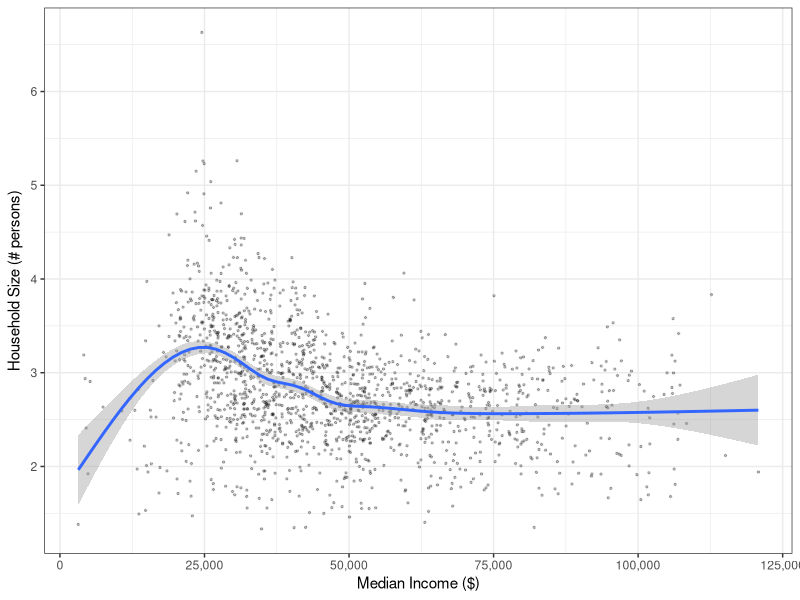
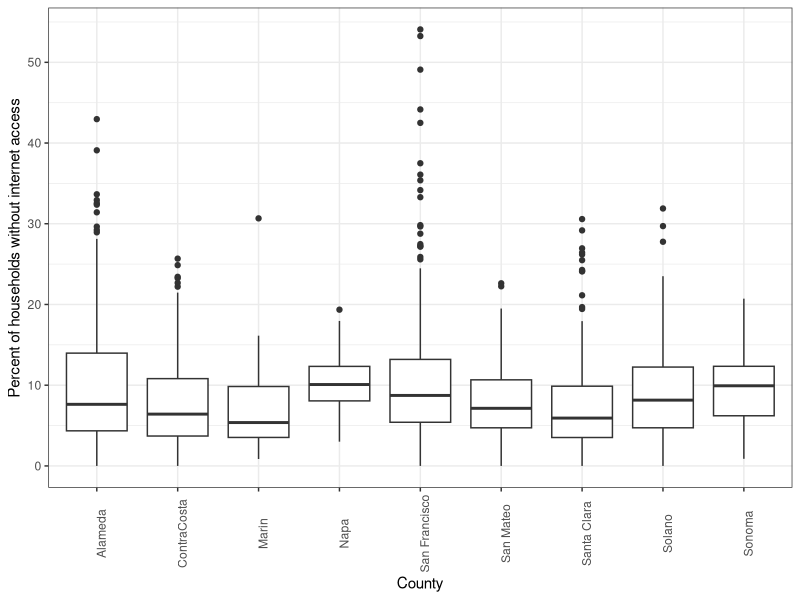

The R source for these figures, in order:
## ---- chunk 1
knitr::opts_chunk$set(echo = TRUE)
library(tidyverse)
library(ggplot2)
tract_data <- read_csv("bayareaCA2018.csv") %>%
  filter(avg_hh_sizeE > 0)
## ---- chunk 2
correlation1 <- cor.test(tract_data$pct_no_internet, tract_data$med_incomeE)
correlation1
correlation2 <- cor.test(tract_data$pct_no_internet, tract_data$avg_hh_sizeE)
correlation2
correlation3 <- cor.test(tract_data$med_incomeE, tract_data$avg_hh_sizeE)
correlation3
## ---- chunk 3
ggplot(tract_data, aes(x = med_incomeE, y = avg_hh_sizeE)) + 
    geom_point(size = 0.5, alpha = 0.25, position = "jitter") +
    geom_smooth() +
    theme_bw() +
    scale_x_continuous(name = "Median Income ($)",
                       labels = scales :: comma) +
    scale_y_continuous(name = "Household Size (# persons)",
                      breaks = seq(0, 10, by = 1), 
                      labels = paste("",
                                  prettyNum(seq(0, 10, by = 1),
                                            big.mark = ","))) 
## ---- chunk 4
chi_sq_county_race <- chisq.test(tract_data$county, tract_data$maj_re)
chi_sq_county_race
chi_sq_county_race$observed
chi_sq_county_race$expected
## ---- chunk 5
chi_sq_county_rent <- chisq.test(tract_data$county, tract_data$maj_units_rented)
chi_sq_county_rent
chi_sq_county_rent$observed
chi_sq_county_rent$expected
## ---- chunk 6
chi_sq_race_rent <- chisq.test(tract_data$maj_re, tract_data$maj_units_rented)
chi_sq_race_rent
chi_sq_race_rent$observed
chi_sq_race_rent$expected
## ---- chunk 7
difference1 = t.test(pct_no_internet ~ maj_units_rented == "TRUE", 
                    data = tract_data)
difference1
difference2 = t.test(med_incomeE ~ maj_units_rented == "TRUE", 
                    data = tract_data)
difference2
difference3 = t.test(avg_hh_sizeE ~ maj_units_rented == "TRUE", 
                    data = tract_data)
difference3
## ---- chunk 8
anova <- aov (pct_no_internet ~ county, data = tract_data)
summary(anova)
anova <- aov (med_incomeE ~ county, data = tract_data)
summary(anova)
anova <- aov (avg_hh_sizeE ~ county, data = tract_data)
summary(anova)
## ---- chunk 9
anova <- aov (pct_no_internet ~ maj_re, data = tract_data)
summary(anova)
anova <- aov (med_incomeE ~ maj_re, data = tract_data)
summary(anova)
anova <- aov (avg_hh_sizeE ~ maj_re, data = tract_data)
summary(anova)
## ---- chunk 10
ggplot(tract_data, aes(x = county, y = pct_no_internet*100)) +
  geom_boxplot() +
  theme_bw() +
  theme(axis.text.x = element_text(angle = 90)) +
  scale_x_discrete(name = "County") +
  scale_y_continuous(name = "Percent of households without internet access",
                     breaks = seq(0, 100, by = 10),
                     labels = paste(prettyNum(seq(0, 100, by = 10), 
                                              big.mark = ",")))
